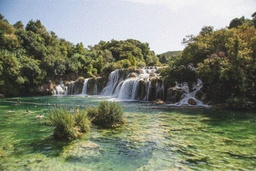
#> input picture landscape_image.jpg, 256 x 171 px, shrunk from 1139 x 759 before the run
$ python Exercise5.py
#> lines starting #> are read from the running program, lines starting #| are printed output that depends on the picture
from skimage.restoration import denoise_bilateral
import matplotlib.pyplot as plt

def show_image(image, title='Image', cmap_type='gray'):
    plt.imshow(image, cmap=cmap_type)
    plt.title(title)
    plt.axis('off')
    plt.show()

# Load the image and display it
noisy_image = plt.imread('landscape_image.jpg')
#> noisy_image is the input picture: shape (171, 256, 3); mean R, G, B 124.9, 130.9, 111.5


# Apply bilateral filter denoising
denoised_image = denoise_bilateral(noisy_image, sigma_color=0.05, sigma_spatial=15,  channel_axis=-1)
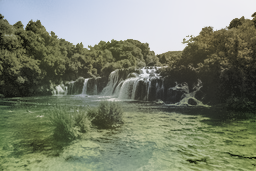
#> denoised_image: shape (171, 256, 3) float64; mean R, G, B 0.483, 0.507, 0.432

fig, axes = plt.subplots(ncols=2, figsize=(8, 4))
ax = axes.ravel()
ax[0].imshow(noisy_image, cmap='gray')
ax[0].set_title('noisy image')
ax[1].imshow(denoised_image, cmap='gray')
ax[1].set_title('denoised_image')
for a in ax:
    a.axis('off')
plt.show()
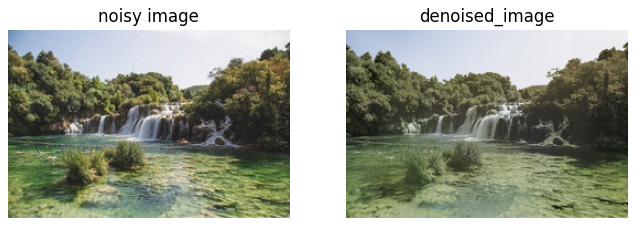
#> figure drawn by matplotlib, 2 panels
